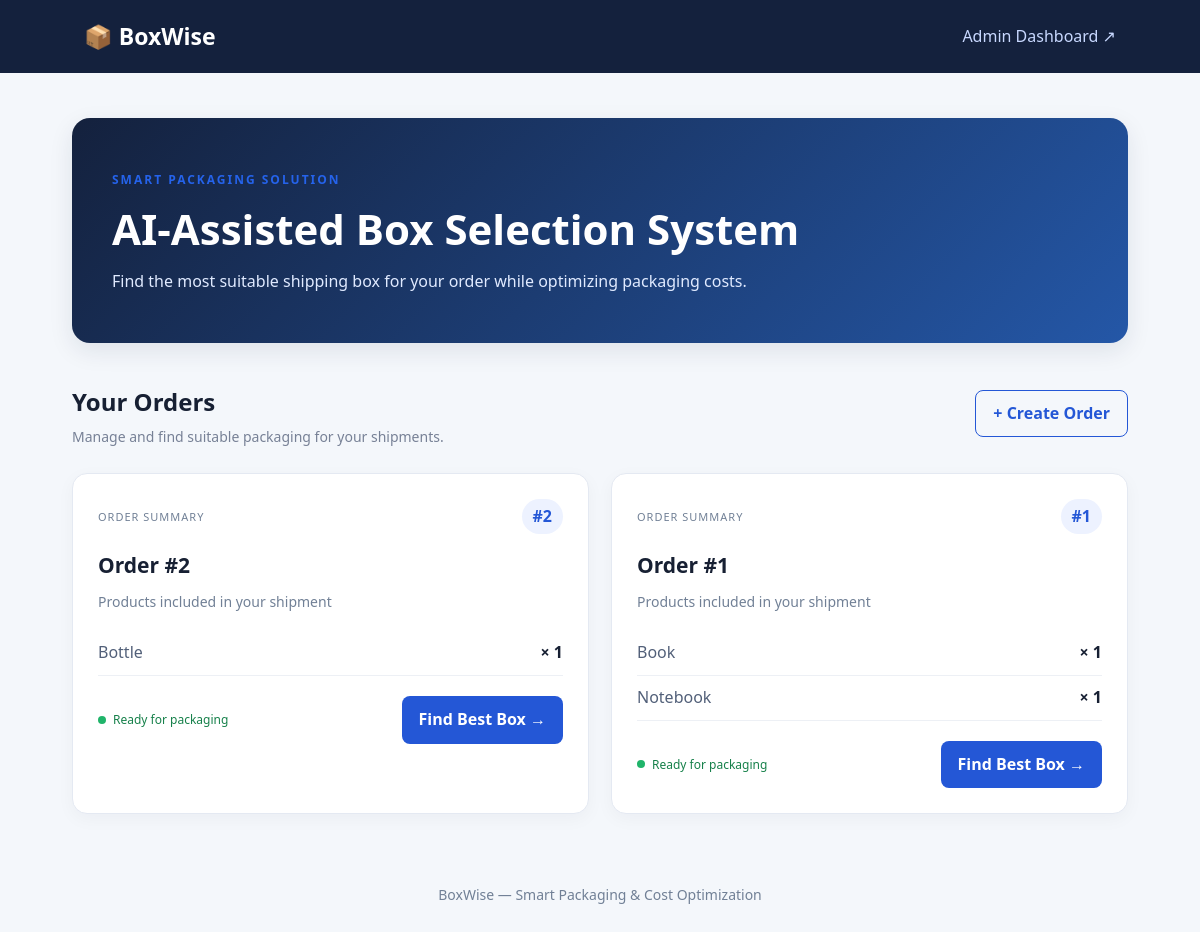
The page / on the database its author committed.
### boxes/models.py (models this page shows, shortened)
class Order(models.Model):
    created_at = models.DateTimeField(auto_now_add=True)
    products = models.ManyToManyField(
        Product,
        through="OrderItem"
    )

class OrderItem(models.Model):
    order = models.ForeignKey(
        Order,
        on_delete=models.CASCADE
    )
    product = models.ForeignKey(
        Product,
        on_delete=models.CASCADE
    )
    quantity = models.PositiveIntegerField(default=1)

class Product(models.Model):
    name = models.CharField(max_length=100)
    length = models.FloatField()
    width = models.FloatField()
    height = models.FloatField()
    weight = models.FloatField()

### boxes/views.py (the view)
# urls.py: path("", views.home, name="home"),
def home(request):
    orders = Order.objects.all().order_by("-created_at")
    return render(
        request,
        "boxes/home.html",
        {"orders": orders},
    )

### boxes/templates/boxes/home.html (shortened to what this page needs)
{% load static %}
<!DOCTYPE html>
<html lang="en">
<head>
    <link rel="stylesheet" href="{% static 'boxes/style.css' %}">
</head>
<body>
<header class="navbar">
    <div class="nav-container">
        <a href="{% url 'boxes:home' %}" class="brand">
            📦 BoxWise
        </a>
        <a href="/admin/" class="admin-link">Admin Dashboard ↗</a>
    </div>
</header>
<main class="container">
    <section class="hero">
        <span class="eyebrow">SMART PACKAGING SOLUTION</span>
        <h1>AI-Assisted Box Selection System</h1>
        <p>
            Find the most suitable shipping box for your order
            while optimizing packaging costs.
        </p>
    </section>
    <div class="section-heading">
        <div>
            <h2>Your Orders</h2>
            <p>Manage and find suitable packaging for your shipments.</p>
        </div>
        <a href="/admin/boxes/order/add/" class="outline-btn">
            + Create Order
        </a>
    </div>
    <div class="orders-grid">
        {% for order in orders %}
        <section class="order-card">
            <div class="order-top">
                <span class="order-label">ORDER SUMMARY</span>
                <span class="order-number">#{{ order.id }}</span>
            </div>
            <h3>Order #{{ order.id }}</h3>
            <p class="muted">Products included in your shipment</p>
            <ul class="product-list">
                {% for item in order.orderitem_set.all %}
                    <li>
                        <span>{{ item.product.name }}</span>
                        <strong>× {{ item.quantity }}</strong>
                    </li>
                {% empty %}
                    <li>No products added to this order.</li>
                {% endfor %}
            </ul>
            <div class="card-footer">
                <span class="status">
                    <span class="status-dot"></span>
                    Ready for packaging
                </span>
                <a class="primary-btn"
                   href="{% url 'boxes:recommendation' order.id %}">
                    Find Best Box →
                </a>
            </div>
        </section>
        {% endfor %}
    </div>
</main>
<footer>
    <p>BoxWise — Smart Packaging & Cost Optimization</p>
</footer>
</body>
</html>

### boxes/static/boxes/style.css (style rules this page uses)
* { margin: 0; padding: 0; box-sizing: border-box; }
body { font-family: "Segoe UI", Arial, sans-serif; background: #f4f7fb; color: #172033; line-height: 1.6; }
a { text-decoration: none; }
.navbar { background: #14213d; color: white; padding: 18px 7%; }
.nav-container { max-width: 1200px; margin: auto; display: flex; justify-content: space-between; align-items: center; gap: 15px; }
.brand { color: white; font-size: 23px; font-weight: 750; }
.admin-link { color: #c8d8ff; }
.container { max-width: 1100px; margin: 45px auto; padding: 0 22px; }
.hero { background: linear-gradient(135deg, #14213d, #2457a7); color: white; padding: 48px 40px; border-radius: 18px; margin-bottom: 35px; box-shadow: 0 8px 25px #14213d18; }
.eyebrow { display: inline-block; font-size: 12px; letter-spacing: 2px; font-weight: 700; color: #b9d0ff; margin-bottom: 15px; }
.hero h1 { font-size: clamp(28px, 5vw, 42px); line-height: 1.2; margin-bottom: 15px; }
.hero p { color: #e0eaff; font-size: 16px; max-width: 650px; }
.section-heading { display: flex; justify-content: space-between; align-items: center; flex-wrap: wrap; gap: 18px; margin-bottom: 22px; }
.section-heading h2 { font-size: 27px; }
.section-heading p { color: #718096; margin-top: 5px; }
.outline-btn { border: 1px solid #2457d6; color: #2457d6; padding: 10px 17px; border-radius: 8px; font-weight: 600; }
.orders-grid { display: grid; grid-template-columns: repeat(auto-fit, minmax(280px, 1fr)); gap: 22px; }
.order-card { background: white; border: 1px solid #e4e9f2; border-radius: 15px; padding: 25px; box-shadow: 0 5px 18px #14213d0a; transition: transform 0.2s, box-shadow 0.2s; }
.order-top { display: flex; justify-content: space-between; align-items: center; margin-bottom: 15px; }
.order-label { font-size: 11px; letter-spacing: 1px; color: #718096; }
.order-number { background: #edf2ff; color: #2457d6; padding: 5px 11px; border-radius: 20px; font-weight: 700; }
.order-card h3 { font-size: 21px; margin-bottom: 8px; }
.muted { color: #718096; font-size: 14px; }
.product-list { list-style: none; margin: 18px 0; }
.product-list li { display: flex; justify-content: space-between; padding: 9px 0; border-bottom: 1px solid #edf0f5; color: #526079; }
.product-list strong { color: #172033; }
.card-footer { display: flex; justify-content: space-between; align-items: center; flex-wrap: wrap; gap: 12px; margin-top: 20px; }
.status { font-size: 12px; color: #16804a; display: flex; align-items: center; gap: 7px; }
.status-dot { width: 8px; height: 8px; border-radius: 50%; background: #20b46a; }
.primary-btn { display: inline-block; background: #2457d6; color: white; padding: 11px 17px; border-radius: 8px; font-weight: 600; transition: background 0.2s; }
footer { text-align: center; padding: 25px; color: #718096; font-size: 14px; }
.eyebrow { color: #2563eb; font-size: 12px; font-weight: 700; letter-spacing: 2px; }
.section-heading { display: flex; justify-content: space-between; align-items: center; gap: 16px; margin-bottom: 24px; }
.section-heading h2 { margin: 5px 0; color: #172033; font-size: 24px; }
.section-heading p:not(.eyebrow) { margin: 0; color: #778196; font-size: 14px; }

### rows shown on the page
Order: id "2"
OrderItem: product.name "Bottle", quantity "1"
Order: id "1"
OrderItem: product.name "Book", quantity "1"
OrderItem: product.name "Notebook", quantity "1"
